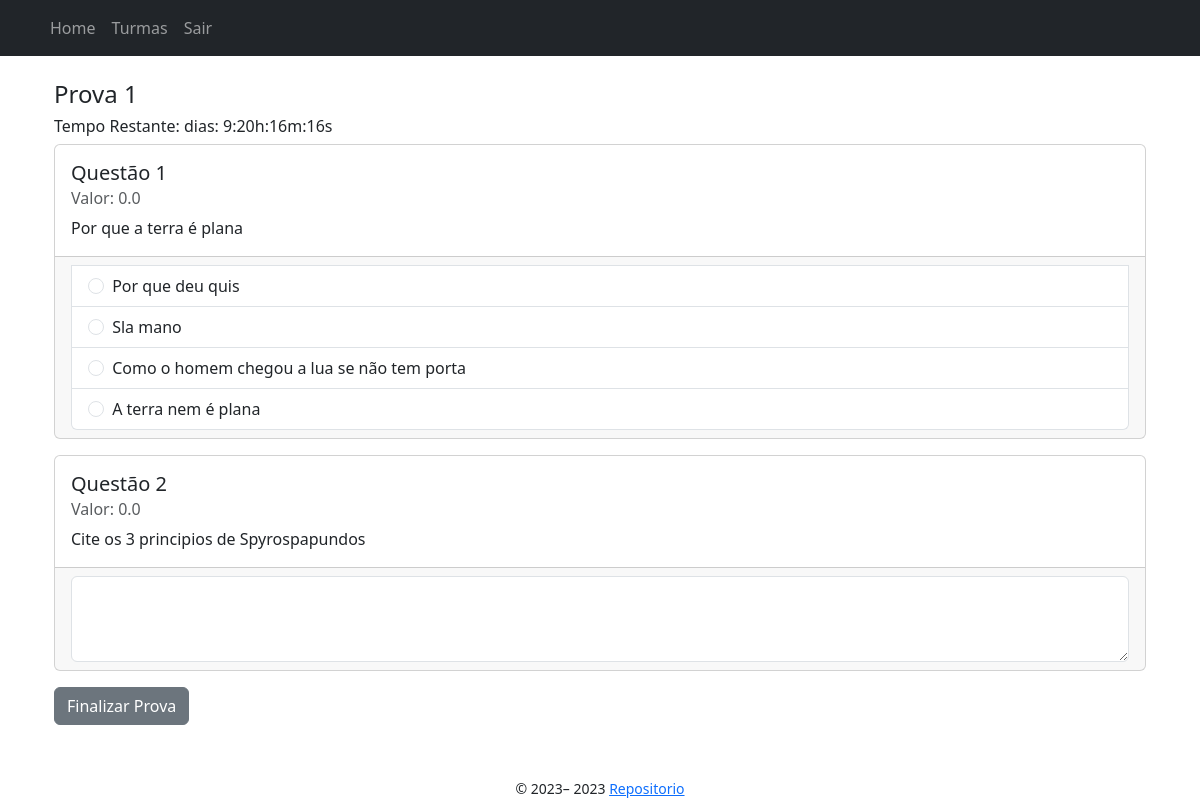
The page /turmas/2/exames/6/show (signed in) on the database its author committed.
### app/models/exame.py (models this page shows, shortened)
class Exame(db.Model):
    __tablename__ = "exame"
    id = db.Column(db.Integer, primary_key=True)
    data_inicio = db.Column(db.DateTime, nullable=True)
    data_fim = db.Column(db.DateTime, nullable=True)
    nome = db.Column(db.String(255))
    nota_exame = db.Column(db.Float)
    professor_id = db.Column(db.Integer, db.ForeignKey('professor.id'), nullable=False)
    turma_id = db.Column(db.Integer, db.ForeignKey('turma.id'), nullable=False)
    notas = db.relationship('NotasExames', backref='exame_notas') #1 to N
    respostas = db.relationship('RespostaQuestaoExame', backref='exame_respostas') #1 to N
    questoes = db.relationship("QuestaoExame", back_populates="exame") # N to N

### app/models/questao_exame.py (models this page shows, shortened)
class QuestaoExame(db.Model):
    __tablename__ = "questao_exame"
    exame_id = db.Column(db.Integer, db.ForeignKey("exame.id"), primary_key=True)
    questao_id = db.Column(db.Integer, db.ForeignKey("questao.id"), primary_key=True)
    nota_questao = db.Column(db.Float, nullable=False)
    questao = db.relationship("Questao", back_populates="exames")
    exame = db.relationship("Exame", back_populates="questoes")

### app/models/questao.py (models this page shows, shortened)
class Questao(db.Model):
    __tablename__ = "questao"
    id = db.Column(db.Integer, primary_key=True)
    enunciado = db.Column(db.String(255))
    resposta = db.Column(db.String(255))
    tipo_questao = db.Column(
        Enum("multipla_escolha", "verdadeiro_falso", "numerica", "dissertativa", name="tipo_questao"), nullable=False)
    professor_id = db.Column(db.Integer, db.ForeignKey('professor.id'), nullable=False)
    respostas = db.relationship('RespostaQuestaoExame', backref='questao_respostas') #1 to N
    exames = db.relationship("QuestaoExame", back_populates="questao") # tabela associativa N to N

### app/models/questao_multipla_escolha.py (models this page shows, shortened)
class QuestaoMultiplaEscolha(Questao):
    __tablename__ = "questao_multipla_escolha"
    id = db.Column(db.Integer, db.ForeignKey('questao.id'), primary_key=True)
    opcao_a = db.Column(db.String(255))
    opcao_b = db.Column(db.String(255))
    opcao_c = db.Column(db.String(255))
    opcao_d = db.Column(db.String(255))

### app/controllers/exames_controller.py (the view)
@bp.route("<int:exame_id>/show", methods=['GET'])
@login_required
def show(turma_id: int, exame_id: int) -> render_template:
    exame = Exame.query.filter_by(id=exame_id).first()
    exame_horario = json.dumps({
        "dataInicio": exame.data_inicio.strftime("%Y-%m-%d %H:%M:%S"),
        "dataFim": exame.data_fim.strftime("%Y-%m-%d %H:%M:%S"),
    })
    questoes_exame = exame.questoes # tabela associativa
    for questao_exame in questoes_exame:
        if questao_exame.questao.tipo_questao == "multipla_escolha":
            multipla_escolha = QuestaoMultiplaEscolha.query.filter_by(id=questao_exame.questao.id).all()
            questao_exame.questao.opcoes = multipla_escolha
    return render_template("exames/show.jinja2", turma_id=turma_id, exame=exame, questoes_exame=questoes_exame, exame_horario=exame_horario)

### app/templates/exames/show.jinja2 (shortened to what this page needs)
{% extends "./base.jinja2" %}
{% from 'bootstrap5/utils.html' import render_icon %}
{% block content %}
<div class="container">
    <h4>{{ exame.nome }}</h4>
    {% if current_user.tipo_usuario == "estudante" %}
        <h6 id="tempoRestante">Tempo Restante: </h6>
    {% endif %}
    <div>
        <form id="exameForm" method="POST" action="{{ url_for('turmas.exames.submit', turma_id=turma_id, exame_id=exame.id) }}">
            {% for questao_exame in questoes_exame %}
                <div class="mb-3 card">
                    <div class="card-body">
                        <h5 class="card-title">Questão {{ loop.index }}</h5>
                        <h6 class="card-subtitle mb-2 text-muted">Valor: {{ questao_exame.nota_questao }}</h6>
                        <p class="card-text">{{ questao_exame.questao.enunciado }}</p>
                    </div>
                    <div class="card-footer">
                        {% if current_user.tipo_usuario == "professor" %}
                            <div class="mt-3">
                                <strong>Resposta da Questão:</strong>
                                <p>{{ questao_exame.questao.resposta }}</p>
                            </div>
                        {% else %}
                            {% if questao_exame.questao.tipo_questao == "multipla_escolha" %}
                                <ul class="list-group">
                                    {% for opcao in questao_exame.questao.opcoes %}
                                        <li class="list-group-item">
                                            <input unique-value class="form-check-input me-1" type="radio" id="questao_id_{{ questao_exame.questao.id }}"
                                                name="questao_id_{{ questao_exame.questao.id }}" value="A">
                                                <label class="form-check-label" for="opcao_a_{{ loop.index }}">{{ opcao.opcao_a }}</label>
                                        </li>
                                        <li class="list-group-item">
                                            <input unique-value class="form-check-input me-1" type="radio" id="questao_id_{{ questao_exame.questao.id }}"
                                                name="questao_id_{{ questao_exame.questao.id }}" value="B">
                                                <label class="form-check-label" for="opcao_b_{{ loop.index }}">{{ opcao.opcao_b }}</label>
                                        </li>
                                        {% if opcao.opcao_c %}
                                            <li class="list-group-item">
                                                <input unique-value class="form-check-input me-1" type="radio" id="questao_id_{{ questao_exame.questao.id }}"
                                                    name="questao_id_{{ questao_exame.questao.id }}" value="C">
                                                    <label class="form-check-label" for="opcao_c_{{ loop.index }}">{{ opcao.opcao_c }}</label>
                                            </li>
                                        {% endif %}
                                        {% if opcao.opcao_d %}
                                            <li class="list-group-item">
                                                <input unique-value class="form-check-input me-1" type="radio" id="questao_id_{{ questao_exame.questao.id }}"
                                                    name="questao_id_{{ questao_exame.questao.id }}" value="D">
                                                    <label class="form-check-label" for="opcao_d_{{ loop.index }}">{{ opcao.opcao_d }}</label>
                                            </li>
                                        {% endif %}
                                    {% endfor %}
                                </ul>
                            {% elif questao_exame.questao.tipo_questao == "numerica" %}
                                <input type="text" id="questao_id_{{ questao_exame.questao.id }}"
                                    name="questao_id_{{ questao_exame.questao.id }}" class="form-control" oninput="this.value = this.value.replace(/[^0-9]/g, '')">
                            {% elif questao_exame.questao.tipo_questao == "verdadeiro_falso" %}
                                <select class="form-select" id="questao_id_{{ questao_exame.questao.id }}" name="questao_id_{{ questao_exame.questao.id }}">
                                    <option selected value="">Selecione Verdadeiro ou Falso</option>
                                    <option value="Verdadeiro">Verdadeiro</option>
                                    <option value="Falso">Falso</option>
                                </select>
                            {% else %}
                                <textarea class="form-control" id="questao_id_{{ questao_exame.questao.id }}"
                                    rows="3" name="questao_id_{{ questao_exame.questao.id }}"></textarea>
                            {% endif %}
                        {% endif %}
                    </div>
                </div>
            {% endfor %}
            {% if current_user.tipo_usuario == "estudante" %}
                <button type="submit" id="submitBtn" class="btn btn-secondary">Finalizar Prova</button>
            {% endif %}
        </form>
    </div>
<body>
{% endblock %}

### app/static/css/style.css (style rules this page uses)
* { box-sizing: border-box; margin: 0; padding: 0; }
body { display: grid; min-height: 100vh; min-width: 100vw; grid-template-columns: 1fr; grid-template-rows: auto 1fr auto; grid-template-areas: "header" "main" "footer"; }

### rows shown on the page
Exame: nome "Prova 1"
QuestaoExame: nota_questao "0.0", questao.enunciado "Por que a terra é plana"
QuestaoMultiplaEscolha: opcao_a "Por que deu quis", opcao_b "Sla mano", opcao_c "Como o homem chegou a lua se não tem porta", opcao_d "A terra nem é plana"
QuestaoExame: nota_questao "0.0", questao.enunciado "Cite os 3 principios de Spyrospapundos"

### other values the page prints
{{ render_nav_item("index.index", "Home") }} "Home"
{{ render_nav_item("turmas.index", "Turmas") }} "Turmas"
{{ render_nav_item("auth.logout", "Sair") }} "Sair"
